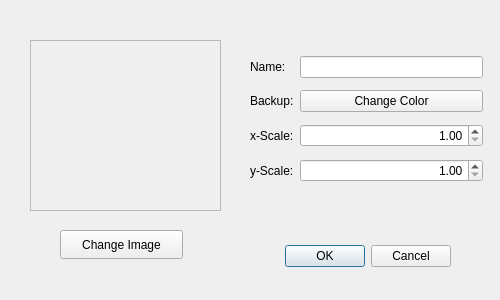
<ui version="4.0" >
 <class>EditTexture</class>
 <widget class="QDialog" name="EditTexture" >
  <property name="geometry" >
   <rect>
    <x>0</x>
    <y>0</y>
    <width>500</width>
    <height>300</height>
   </rect>
  </property>
  <property name="minimumSize" >
   <size>
    <width>500</width>
    <height>300</height>
   </size>
  </property>
  <property name="maximumSize" >
   <size>
    <width>500</width>
    <height>300</height>
   </size>
  </property>
  <property name="windowTitle" >
   <string>Edit Texture</string>
  </property>
  <widget class="QDialogButtonBox" name="buttonBox" >
   <property name="enabled" >
    <bool>true</bool>
   </property>
   <property name="geometry" >
    <rect>
     <x>110</x>
     <y>240</y>
     <width>341</width>
     <height>32</height>
    </rect>
   </property>
   <property name="orientation" >
    <enum>Qt::Horizontal</enum>
   </property>
   <property name="standardButtons" >
    <set>QDialogButtonBox::Cancel|QDialogButtonBox::Ok</set>
   </property>
  </widget>
  <widget class="QPushButton" name="imageButton" >
   <property name="geometry" >
    <rect>
     <x>60</x>
     <y>230</y>
     <width>123</width>
     <height>29</height>
    </rect>
   </property>
   <property name="text" >
    <string>Change Image</string>
   </property>
  </widget>
  <widget class="QWidget" name="gridLayoutWidget" >
   <property name="geometry" >
    <rect>
     <x>250</x>
     <y>50</y>
     <width>233</width>
     <height>141</height>
    </rect>
   </property>
   <layout class="QGridLayout" name="gridLayout" >
    <item row="0" column="0" >
     <widget class="QLabel" name="label_2" >
      <property name="text" >
       <string>Name:</string>
      </property>
      <property name="buddy" >
       <cstring>name</cstring>
      </property>
     </widget>
    </item>
    <item row="0" column="1" >
     <widget class="QLineEdit" name="name" />
    </item>
    <item row="1" column="0" >
     <widget class="QLabel" name="label" >
      <property name="text" >
       <string>Backup:</string>
      </property>
      <property name="buddy" >
       <cstring>colorButton</cstring>
      </property>
     </widget>
    </item>
    <item row="1" column="1" >
     <widget class="QPushButton" name="colorButton" >
      <property name="text" >
       <string>Change Color</string>
      </property>
     </widget>
    </item>
    <item row="3" column="0" >
     <widget class="QLabel" name="label_3" >
      <property name="text" >
       <string>x-Scale:</string>
      </property>
      <property name="buddy" >
       <cstring>xscale</cstring>
      </property>
     </widget>
    </item>
    <item row="3" column="1" >
     <widget class="QDoubleSpinBox" name="xscale" >
      <property name="alignment" >
       <set>Qt::AlignRight|Qt::AlignTrailing|Qt::AlignVCenter</set>
      </property>
      <property name="minimum" >
       <double>1.000000000000000</double>
      </property>
     </widget>
    </item>
    <item row="4" column="0" >
     <widget class="QLabel" name="label_4" >
      <property name="text" >
       <string>y-Scale:</string>
      </property>
      <property name="buddy" >
       <cstring>yscale</cstring>
      </property>
     </widget>
    </item>
    <item row="4" column="1" >
     <widget class="QDoubleSpinBox" name="yscale" >
      <property name="alignment" >
       <set>Qt::AlignRight|Qt::AlignTrailing|Qt::AlignVCenter</set>
      </property>
      <property name="minimum" >
       <double>1.000000000000000</double>
      </property>
     </widget>
    </item>
   </layout>
  </widget>
  <widget class="QLabel" name="preview" >
   <property name="geometry" >
    <rect>
     <x>30</x>
     <y>40</y>
     <width>191</width>
     <height>171</height>
    </rect>
   </property>
   <property name="frameShape" >
    <enum>QFrame::StyledPanel</enum>
   </property>
   <property name="frameShadow" >
    <enum>QFrame::Raised</enum>
   </property>
   <property name="text" >
    <string/>
   </property>
   <property name="scaledContents" >
    <bool>true</bool>
   </property>
   <property name="buddy" >
    <cstring>imageButton</cstring>
   </property>
  </widget>
 </widget>
 <tabstops>
  <tabstop>buttonBox</tabstop>
  <tabstop>name</tabstop>
  <tabstop>colorButton</tabstop>
  <tabstop>xscale</tabstop>
  <tabstop>yscale</tabstop>
  <tabstop>imageButton</tabstop>
 </tabstops>
 <resources/>
 <connections>
  <connection>
   <sender>buttonBox</sender>
   <signal>accepted()</signal>
   <receiver>EditTexture</receiver>
   <slot>slotVerifyAndAccept()</slot>
   <hints>
    <hint type="sourcelabel" >
     <x>226</x>
     <y>281</y>
    </hint>
    <hint type="destinationlabel" >
     <x>157</x>
     <y>274</y>
    </hint>
   </hints>
  </connection>
  <connection>
   <sender>buttonBox</sender>
   <signal>rejected()</signal>
   <receiver>EditTexture</receiver>
   <slot>reject()</slot>
   <hints>
    <hint type="sourcelabel" >
     <x>316</x>
     <y>260</y>
    </hint>
    <hint type="destinationlabel" >
     <x>286</x>
     <y>274</y>
    </hint>
   </hints>
  </connection>
  <connection>
   <sender>imageButton</sender>
   <signal>clicked()</signal>
   <receiver>EditTexture</receiver>
   <slot>slotChangeImage()</slot>
   <hints>
    <hint type="sourcelabel" >
     <x>102</x>
     <y>240</y>
    </hint>
    <hint type="destinationlabel" >
     <x>86</x>
     <y>266</y>
    </hint>
   </hints>
  </connection>
  <connection>
   <sender>colorButton</sender>
   <signal>clicked()</signal>
   <receiver>EditTexture</receiver>
   <slot>slotChangeColor()</slot>
   <hints>
    <hint type="sourcelabel" >
     <x>321</x>
     <y>165</y>
    </hint>
    <hint type="destinationlabel" >
     <x>248</x>
     <y>12</y>
    </hint>
   </hints>
  </connection>
 </connections>
 <slots>
  <slot>slotChangeColor()</slot>
  <slot>slotChangeImage()</slot>
  <slot>slotVerifyAndAccept()</slot>
 </slots>
</ui>
